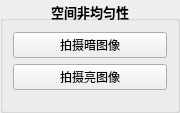
           <widget class="QGroupBox" name="m_spacial_nonuniformity">
            <property name="enabled">
             <bool>true</bool>
            </property>
            <property name="minimumSize">
             <size>
              <width>170</width>
              <height>0</height>
             </size>
            </property>
            <property name="maximumSize">
             <size>
              <width>180</width>
              <height>16777215</height>
             </size>
            </property>
            <property name="font">
             <font>
              <pointsize>10</pointsize>
              <weight>75</weight>
              <bold>true</bold>
             </font>
            </property>
            <property name="title">
             <string>空间非均匀性</string>
            </property>
            <property name="alignment">
             <set>Qt::AlignCenter</set>
            </property>
            <property name="checkable">
             <bool>false</bool>
            </property>
            <layout class="QVBoxLayout" name="verticalLayout_18">
             <property name="leftMargin">
              <number>10</number>
             </property>
             <property name="rightMargin">
              <number>10</number>
             </property>
             <property name="bottomMargin">
              <number>8</number>
             </property>
             <item>
              <widget class="QPushButton" name="m_takedarkimage">
               <property name="sizePolicy">
                <sizepolicy hsizetype="Preferred" vsizetype="Preferred">
                 <horstretch>0</horstretch>
                 <verstretch>0</verstretch>
                </sizepolicy>
               </property>
               <property name="minimumSize">
                <size>
                 <width>0</width>
                 <height>0</height>
                </size>
               </property>
               <property name="maximumSize">
                <size>
                 <width>16777215</width>
                 <height>16777215</height>
                </size>
               </property>
               <property name="font">
                <font>
                 <family>Agency FB</family>
                 <pointsize>9</pointsize>
                 <weight>50</weight>
                 <bold>false</bold>
                </font>
               </property>
               <property name="text">
                <string>拍摄暗图像</string>
               </property>
              </widget>
             </item>
             <item>
              <widget class="QPushButton" name="m_takelightimage">
               <property name="sizePolicy">
                <sizepolicy hsizetype="Preferred" vsizetype="Preferred">
                 <horstretch>0</horstretch>
                 <verstretch>0</verstretch>
                </sizepolicy>
               </property>
               <property name="minimumSize">
                <size>
                 <width>0</width>
                 <height>0</height>
                </size>
               </property>
               <property name="maximumSize">
                <size>
                 <width>16777215</width>
                 <height>16777215</height>
                </size>
               </property>
               <property name="font">
                <font>
                 <family>Agency FB</family>
                 <pointsize>9</pointsize>
                 <weight>50</weight>
                 <bold>false</bold>
                </font>
               </property>
               <property name="text">
                <string>拍摄亮图像</string>
               </property>
              </widget>
             </item>
             <item>
              <widget class="QFrame" name="frame_28">
               <property name="sizePolicy">
                <sizepolicy hsizetype="Preferred" vsizetype="Preferred">
                 <horstretch>0</horstretch>
                 <verstretch>0</verstretch>
                </sizepolicy>
               </property>
               <property name="frameShape">
                <enum>QFrame::NoFrame</enum>
               </property>
               <property name="frameShadow">
                <enum>QFrame::Raised</enum>
               </property>
               <widget class="QLineEdit" name="lineEdit_5">
                <property name="geometry">
                 <rect>
                  <x>130</x>
                  <y>20</y>
                  <width>31</width>
                  <height>23</height>
                 </rect>
                </property>
                <property name="font">
                 <font>
                  <pointsize>10</pointsize>
                  <weight>50</weight>
                  <bold>false</bold>
                 </font>
                </property>
                <property name="text">
                 <string>DN</string>
                </property>
                <property name="frame">
                 <bool>false</bool>
                </property>
                <property name="alignment">
                 <set>Qt::AlignLeading|Qt::AlignLeft|Qt::AlignTop</set>
                </property>
               </widget>
               <widget class="QPushButton" name="m_dsnu">
                <property name="enabled">
                 <bool>true</bool>
                </property>
                <property name="geometry">
                 <rect>
                  <x>0</x>
                  <y>10</y>
                  <width>61</width>
                  <height>31</height>
                 </rect>
                </property>
                <property name="font">
                 <font>
                  <pointsize>11</pointsize>
                 </font>
                </property>
                <property name="text">
                 <string>DSNU</string>
                </property>
               </widget>
               <widget class="QLabel" name="m_DSNU_show">
                <property name="geometry">
                 <rect>
                  <x>70</x>
                  <y>10</y>
                  <width>51</width>
                  <height>31</height>
                 </rect>
                </property>
                <property name="font">
                 <font>
                  <pointsize>10</pointsize>
                 </font>
                </property>
                <property name="frameShape">
                 <enum>QFrame::StyledPanel</enum>
                </property>
                <property name="text">
                 <string/>
                </property>
               </widget>
              </widget>
             </item>
             <item>
              <widget class="QFrame" name="frame_27">
               <property name="frameShape">
                <enum>QFrame::NoFrame</enum>
               </property>
               <property name="frameShadow">
                <enum>QFrame::Raised</enum>
               </property>
               <widget class="QLineEdit" name="lineEdit_4">
                <property name="geometry">
                 <rect>
                  <x>130</x>
                  <y>20</y>
                  <width>20</width>
                  <height>23</height>
                 </rect>
                </property>
                <property name="font">
                 <font>
                  <pointsize>10</pointsize>
                  <weight>50</weight>
                  <bold>false</bold>
                 </font>
                </property>
                <property name="text">
                 <string>%</string>
                </property>
                <property name="frame">
                 <bool>false</bool>
                </property>
                <property name="alignment">
                 <set>Qt::AlignLeading|Qt::AlignLeft|Qt::AlignTop</set>
                </property>
               </widget>
               <widget class="QPushButton" name="m_prnu">
                <property name="enabled">
                 <bool>true</bool>
                </property>
                <property name="geometry">
                 <rect>
                  <x>0</x>
                  <y>10</y>
                  <width>61</width>
                  <height>31</height>
                 </rect>
                </property>
                <property name="font">
                 <font>
                  <pointsize>11</pointsize>
                 </font>
                </property>
                <property name="text">
                 <string>PRNU</string>
                </property>
               </widget>
               <widget class="QLabel" name="m_PRNU_show">
                <property name="geometry">
                 <rect>
                  <x>70</x>
                  <y>10</y>
                  <width>51</width>
                  <height>31</height>
                 </rect>
                </property>
                <property name="font">
                 <font>
                  <pointsize>10</pointsize>
                 </font>
                </property>
                <property name="frameShape">
                 <enum>QFrame::StyledPanel</enum>
                </property>
                <property name="text">
                 <string/>
                </property>
               </widget>
              </widget>
             </item>
            </layout>
           </widget>
